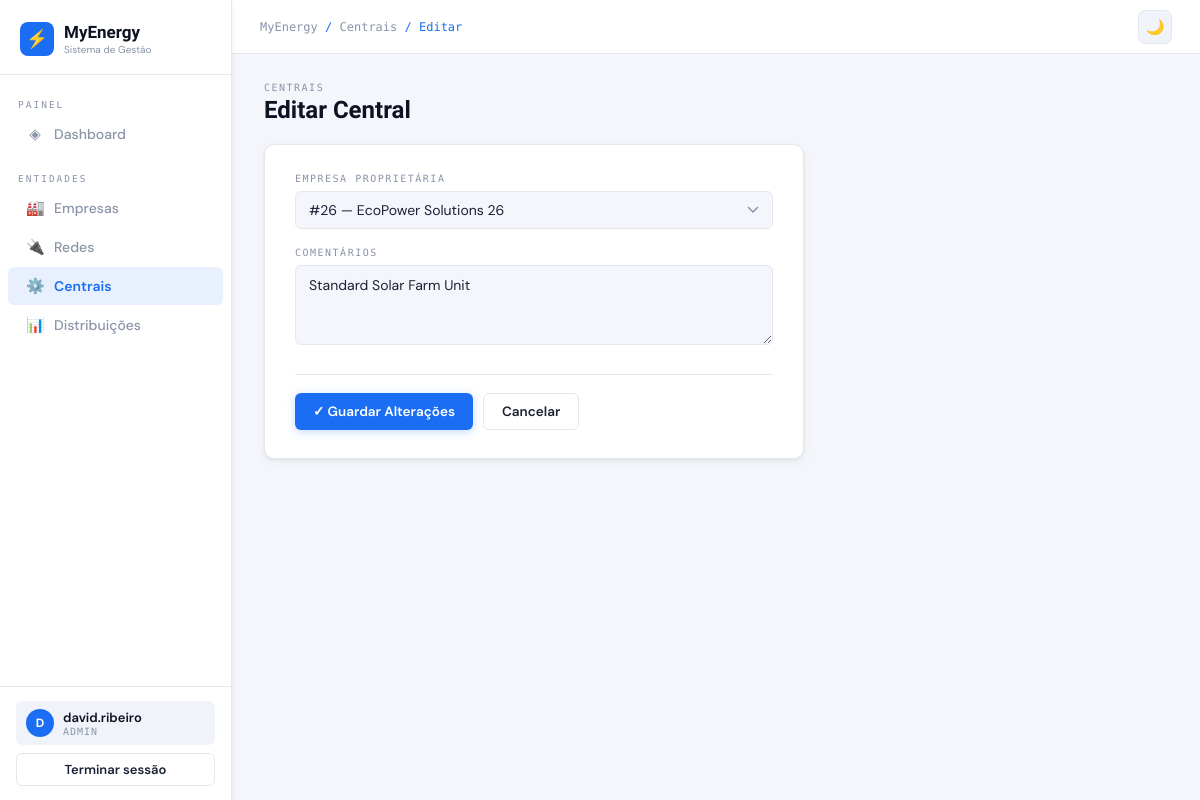
Screenshot of /plants/101/edit (signed in) with the database file from the repository.
### tables this page shows
CREATE TABLE "Plant" (
"plant_id" INTEGER,
  "plant_comments" TEXT,
  "company_id" INTEGER
);

### app.py (the view, shortened to what this page needs)
@app.route('/plants/<int:pid>/edit', methods=['GET','POST'])
@login_required
@admin_required
def plant_edit(pid):
    con = get_db()
    companies = con.execute('SELECT company_id,company_name FROM Company ORDER BY company_name').fetchall()
    row = con.execute('SELECT * FROM Plant WHERE plant_id=?', (pid,)).fetchone()
    con.close()
    return render_template('plants/form.html', row=row, companies=companies)

### app.py (called while the page is built)
def get_db():
    con = sqlite3.connect(DB_PATH)
    con.row_factory = sqlite3.Row
    return con

def login_required(f):
    @wraps(f)
    def wrapped(*a, **kw):
        if 'username' not in session:
            flash('Faça login para continuar.', 'error')
            return redirect(url_for('login'))
        return f(*a, **kw)
    return wrapped

def admin_required(f):
    @wraps(f)
    def wrapped(*a, **kw):
        if session.get('role') != 'admin':
            flash('Sem permissão para esta ação.', 'error')
            return redirect(url_for('index'))
        return f(*a, **kw)
    return wrapped

### templates/plants/form.html (shortened to what this page needs)
{% extends 'base.html' %}
{% block breadcrumb %}<a href="{{ url_for('plants') }}" style="color:var(--muted);text-decoration:none">Centrais</a> / {{ 'Editar' if row else 'Nova' }}{% endblock %}
{% block content %}
<div class="page-header">
  <div class="page-title">
    <small>Centrais</small>
    {{ 'Editar Central' if row else 'Nova Central' }}
  </div>
</div>
<div class="form-card">
  <form method="post">
    <div class="form-group">
      <label>Empresa Proprietária</label>
      <select name="company_id" required>
        {% for c in companies %}
        <option value="{{ c.company_id }}"
          {% if row and row.company_id == c.company_id %}selected{% endif %}>
          #{{ c.company_id }} — {{ c.company_name }}
        </option>
        {% endfor %}
      </select>
    </div>
    <div class="form-group">
      <label>Comentários</label>
      <textarea name="comments" placeholder="Observações sobre a central...">{{ row.plant_comments if row else '' }}</textarea>
    </div>
    <div class="form-actions">
      <button type="submit" class="btn btn-primary">
        {{ '✓ Guardar Alterações' if row else '＋ Criar Central' }}
      </button>
      <a href="{{ url_for('plants') }}" class="btn btn-secondary">Cancelar</a>
    </div>
  </form>
</div>
{% endblock %}

### templates/base.html (style rules this page uses)
[data-theme="light"] { --bg:#f4f6fb; --surface:#fff; --panel:#f0f3fa; --border:#e3e8f0; --accent:#1b6ef3; --accent-l:#e8f0fe; --green:#0e9f6e; --green-l:#e6f9f2; --warn:#e3450a; --warn-l:#fef0eb; --text:#1c2235; --muted:#8a93a8; --heading:#0d1321; --shadow:0 1px 3px rgba(0,0,0,.07),0 4px 12px rgba(0,0,0,.04); --input-bg:#f4f6fb; }
*,*::before,*::after { box-sizing:border-box;margin:0;padding:0 }
body { font-family:'DM Sans',sans-serif;background:var(--bg);color:var(--text);min-height:100vh;display:flex;transition:background .2s,color .2s }
.page-header { display:flex;align-items:flex-end;justify-content:space-between;margin-bottom:20px }
.page-title { font-family:'Sora',sans-serif;font-size:24px;font-weight:700;color:var(--heading) }
.page-title small { display:block;font-family:'DM Mono',monospace;font-size:10px;color:var(--muted);font-weight:400;letter-spacing:1.5px;text-transform:uppercase;margin-bottom:3px }
.btn { display:inline-flex;align-items:center;gap:6px;padding:9px 18px;font-family:'DM Sans',sans-serif;font-size:13.5px;font-weight:600;border:none;cursor:pointer;text-decoration:none;transition:all .13s;border-radius:6px }
.btn-primary { background:var(--accent);color:#fff;box-shadow:0 2px 8px rgba(27,110,243,.25) }
.btn-secondary { background:var(--surface);color:var(--text);border:1px solid var(--border) }
.form-card { background:var(--surface);border:1px solid var(--border);border-radius:10px;padding:28px 30px;max-width:540px;box-shadow:var(--shadow) }
.form-group { margin-bottom:18px }
label { display:block;font-family:'DM Mono',monospace;font-size:10px;letter-spacing:1.5px;text-transform:uppercase;color:var(--muted);margin-bottom:7px;font-weight:500 }
input[type="text"],input[type="date"],input[type="number"],input[type="password"],select,textarea { width:100%;background:var(--input-bg);border:1.5px solid var(--border);color:var(--text);padding:10px 13px;font-family:'DM Sans',sans-serif;font-size:14px;outline:none;transition:border-color .13s,box-shadow .13s;border-radius:6px;appearance:none }
select { background-repeat:no-repeat;background-position:right 13px center;padding-right:34px }
textarea { resize:vertical;min-height:80px }
.form-actions { display:flex;gap:10px;margin-top:24px;padding-top:18px;border-top:1px solid var(--border) }

### rows the page displays
Plant: company_id "#26 — EcoPower Solutions 26", comments "Standard Solar Farm Unit"

### other values shown
{{ session.username[0].upper() }} "D"
{{ session.username }} "david.ribeiro"
{{ session.role }} "ADMIN"
{{ 'Editar' if row else 'Nova' }} "Editar"
{{ 'Editar Central' if row else 'Nova Central' }} "Editar Central"
{{ '✓ Guardar Alterações' if row else '＋ Criar Central' }} "✓ Guardar Alterações"
